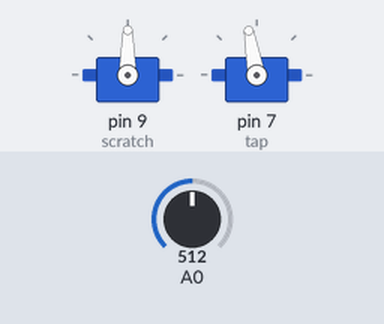
Bench run of a sketch on a simulated Arduino Uno, built with avr-gcc and run on an emulated ATmega328P. Parts: 2 × servo. The inputs (shaded band) are chosen by the test bench; at power-on: A0 = 512.

Above: at 0.15 s.
1.3 s: A0 set to 716
At 1.69 s:
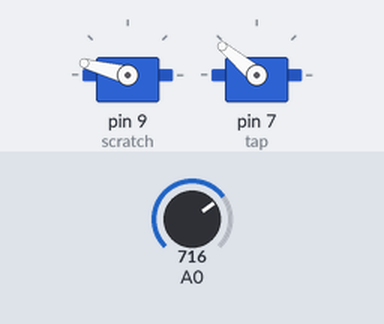
4.3 s: A0 set to 900
At 4.45 s:
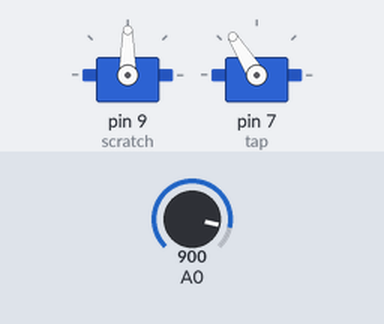
7.3 s: A0 set to 511
At 7.49 s:
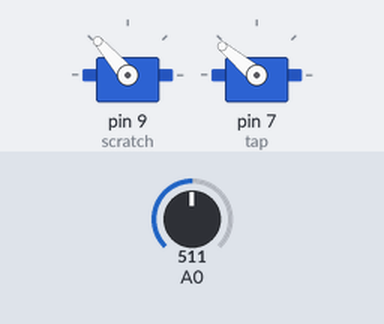
10.3 s: A0 set to 306
13.3 s: A0 set to 130
Timing chart, 0 to 23.3 s (numbered marks = the images above; inputs shaded):
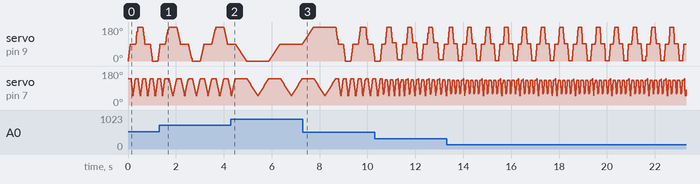

The sketch:

Washboard.ino
```cpp
#include <Servo.h>

Servo scratch;
Servo tap;

int scratch_pos = 0;
bool scratch_dir = false;//false=up
int tap_pos = 0;
int speed_coef = 10;
int up_stop = 90;
int up_start = 0;
int down_stop = 90;
int down_start = 180;

void setup() {
  scratch.attach(9);
  tap.attach(7);
  scratch.write(0);
  tap.write(140);
  //Serial.begin(9600);
}

void loop() {
  speed_coef = (1024 - analogRead(0))/100;
  //Serial.print(speed_coef);
  //scratch
  if(speed_coef == 0){

  }
  else{
    if(!scratch_dir){
      for(scratch_pos=up_start;scratch_pos<=up_stop;scratch_pos+=1*speed_coef){
        scratch.write(scratch_pos);
        delay(5);
        if(scratch_pos + 1*speed_coef > up_stop){
          scratch.write(up_stop);
          break;
        }
      }
      if(up_stop==90){
        up_stop = 180;
        up_start = 90;
        scratch_dir = false;
      }else{
        up_stop = 90;
        up_start = 0;
        scratch_dir = true;
      }
    }else{
      for(scratch_pos=down_start;scratch_pos>=down_stop;scratch_pos-=1*speed_coef){
        scratch.write(scratch_pos);
        delay(5);
        if(scratch_pos + 1*speed_coef < down_stop){
          scratch.write(down_stop);
          break;
        }
      }
      if(down_stop==90){
        down_stop = 0;
        down_start = 90;
        scratch_dir = true;
      }else{
        down_stop = 90;
        down_start = 180;
        scratch_dir = false;
      }
    }
    delay(10);

    //tap
    for(tap_pos=140;tap_pos>=50;tap_pos-=2*speed_coef){
      tap.write(tap_pos);
      delay(10);
    }
    for(tap_pos=50;tap_pos<=140;tap_pos+=2*speed_coef){
      tap.write(tap_pos);
      delay(10);
    }
  }
}
```
